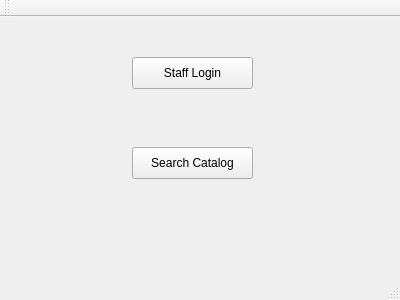
<?xml version="1.0" encoding="UTF-8"?>
<ui version="4.0">
 <class>MainWindow</class>
 <widget class="QMainWindow" name="MainWindow">
  <property name="geometry">
   <rect>
    <x>0</x>
    <y>0</y>
    <width>400</width>
    <height>300</height>
   </rect>
  </property>
  <property name="windowTitle">
   <string>MainWindow</string>
  </property>
  <widget class="QWidget" name="centralWidget">
   <widget class="QPushButton" name="Login">
    <property name="geometry">
     <rect>
      <x>132</x>
      <y>40</y>
      <width>121</width>
      <height>32</height>
     </rect>
    </property>
    <property name="text">
     <string>Staff Login</string>
    </property>
   </widget>
   <widget class="QPushButton" name="Search">
    <property name="geometry">
     <rect>
      <x>132</x>
      <y>130</y>
      <width>121</width>
      <height>32</height>
     </rect>
    </property>
    <property name="text">
     <string>Search Catalog</string>
    </property>
   </widget>
  </widget>
  <widget class="QMenuBar" name="menuBar">
   <property name="geometry">
    <rect>
     <x>0</x>
     <y>0</y>
     <width>400</width>
     <height>22</height>
    </rect>
   </property>
  </widget>
  <widget class="QToolBar" name="mainToolBar">
   <attribute name="toolBarArea">
    <enum>TopToolBarArea</enum>
   </attribute>
   <attribute name="toolBarBreak">
    <bool>false</bool>
   </attribute>
  </widget>
  <widget class="QStatusBar" name="statusBar"/>
 </widget>
 <layoutdefault spacing="6" margin="11"/>
 <resources/>
 <connections/>
</ui>
